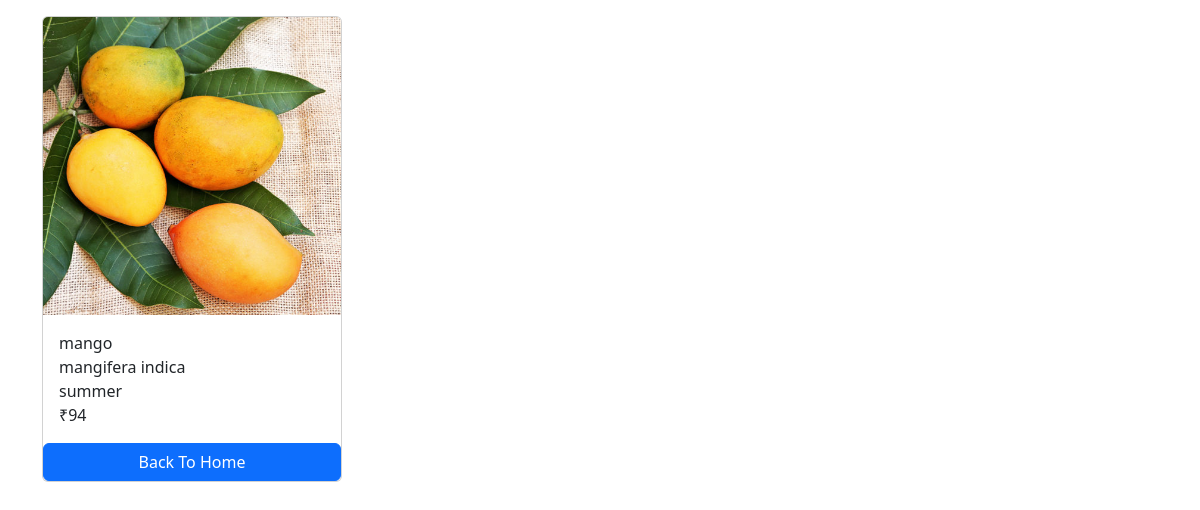
The page /fruits/9/ on the database its author committed.
### quality/models.py (models this page shows, shortened)
class fruit(models.Model):
    name=models.CharField(max_length=100)
    photo=models.ImageField(upload_to='media')
    sceintific_name=models.CharField(max_length=100)
    season=models.CharField(max_length=100)
    cost=models.CharField(max_length=5)

### quality/views.py (the view)
# urls.py: path('<int:pk>/',views.fruit_details,name="fruit_detail"),
def fruit_details(request,pk):
    fruits=get_object_or_404(fruit,pk=pk)
    context={
        'fruits':fruits,
    }
    return render(request,'fruit_detail.html',context)

### templates/fruit_detail.html (shortened to what this page needs)
<!DOCTYPE html>
<html lang="en">
<head>
    <link href="https://cdn.jsdelivr.net/npm/bootstrap@5.3.3/dist/css/bootstrap.min.css" rel="stylesheet">
</head>
<body>
    <div class="container mt-3">
        <div class="card max-auto" style="width:300px">
            <img src="{{fruits.photo.url}}" class="card-img-top" alt="">
            <div class="card-body">
                <p class="card-text m-0">{{fruits.name}}</p>
                <p class="card-text m-0">{{fruits.sceintific_name}}</p>
                <p class="card-text m-0">{{fruits.season}}</p>
                <p class="card-text m-0">{{fruits.cost}}</p>
            </div>
            <a href="{% url "home" %}" class="btn btn-primary">Back To Home</a>
        </div>
    </div>
</body>
</html>

### rows shown on the page
fruit: photo (picture), name "mango", sceintific_name "mangifera indica", season "summer", cost "₹94"
